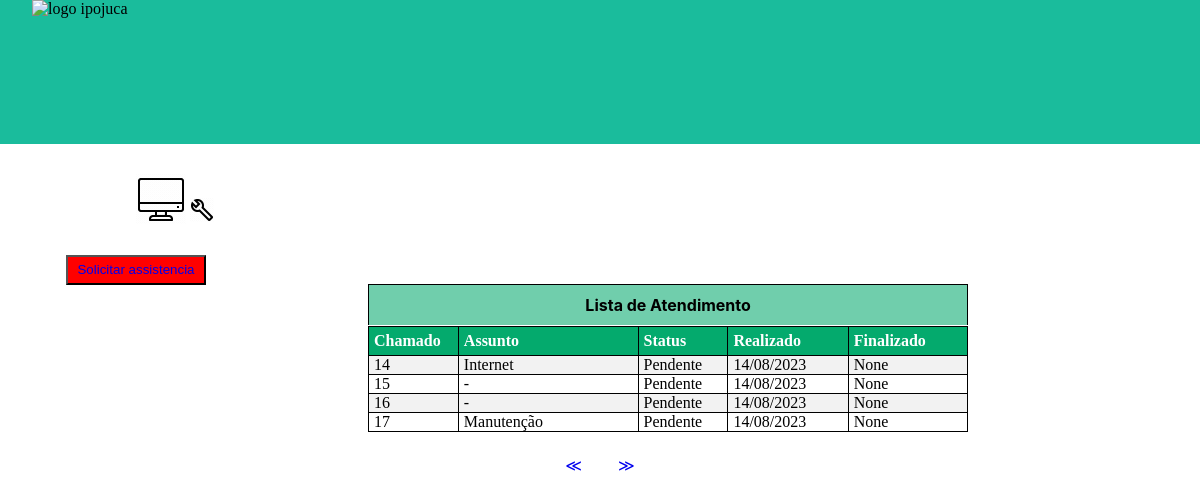
/chamado/home/?page=4 (signed in), run on the app's committed database.
### chamado/models.py (models this page shows, shortened)
class Chamado(models.Model):
    tipo = models.CharField(max_length=15)
    localpro = models.CharField(max_length=30)
    demanda = models.CharField(max_length=300)
    usuario = models.ForeignKey(Usuario, on_delete=models.DO_NOTHING)
    tecnico = models.ForeignKey(Usuarioa, on_delete=models.DO_NOTHING, default=1)
    data_cadastro = models.DateTimeField(default= datetime.today)
    data_finalizado = models.DateField(null=True, blank=True)
    status = models.CharField(max_length=40, default='Pendente')
    unidade = models.CharField(max_length=65, default='N/A')
    solucao = models.CharField(max_length=399, default='N/A')

### chamado/views.py (the view)
# urls.py: path('home/', views.logge, name='home'),
def logge(request):
    if request.session.get('usuario'):
        usuario = Usuario.objects.get(id = request.session['usuario'])
        chamados = Chamado.objects.filter(usuario=usuario)
        paginator = Paginator(chamados, 4)
        page_num = request.GET.get('page')
        page = paginator.get_page(page_num)
        return render(request, 'html/inig.html/', {'page':page, 'usuario':usuario})
    else:
        return redirect('/login/gestor')

### chamado/templates/html/inig.html (shortened to what this page needs)
{% load static %}
<!DOCTYPE html>
<html lang="pt-br">
<head>
    <link rel="stylesheet" href="{% static 'css/inig.css' %}">
</head>
<body>
    <div class="divim">
    <img class="imglog" src="https://www.ipojuca.pe.gov.br/wp-content/uploads/2021/03/loader-pmi.png" alt="logo ipojuca">
    </div>
    <img class="imgpc" src="{% static 'img/pc.gif' %}" alt="https://icons8.com.br/icons/set/pc">
    <img class="imgchave"  src="{% static 'img/inclesa.gif' %}" alt="https://icons8.com.br/icons/set/chave-inglesa">
    <button class="botach" type="submit"> <a style="text-decoration: none" href="{% url 'cadastro' %}">Solicitar assistencia</a></button>
    <div class="divname">Lista de Atendimento</div>
    <table id="tabela">
        <tr>
          <th style="width: 15%;"> <span>Chamado</span></th>
          <th style="width: 30%;"><span>Assunto</span></th>
          <th style="width: 15%;"><span>Status</span></th>
          <th><span>Realizado</span></th>
          <th><span>Finalizado</span></th>
        </tr>
        {% for chamado in page.object_list %}
        <tr >
          <td >{{ chamado.id }}</td>
          <td>{{ chamado.tipo }}</td>
          <td>{{ chamado.status }}</td>
          <td>{{chamado.data_cadastro|date:"d/m/Y"}}</td>
          <td>{{chamado.data_finalizado}}</td>
        </tr>
        {% endfor %}
    </table>
    <div class="pagina">
      {% if page.has_previous %}
        <a href="{% url 'home' %}?page={{ page.previous_page_number }}">&#8810;&#8195; &#8195; </a>
      {% endif %}
      {% if page.has_next %}
        <a href="{% url 'home' %}?page={{ page.next_page_number }}">&#8811;</a>
      {% endif %}
    </div>
</body>
</html>

### static/css/inig.css (style rules this page uses)
body, html { margin: 0; padding: 0; width: 100%; height: 100%; overflow: hidden; }
a { text-decoration: none; }
.pagina { display: flex; justify-content: center; margin-top: 13vh; }
.divim { background: #1abc9c; width: 100%; height: 18vh; flex-shrink: 0; }
.imglog { width: 120px; height: 123px; flex-shrink: 0; position: relative; top: 0vh; right: -4vh; }
.imgpc { position: relative; top: 30px; right: -17vh; }
.imgchave { position: relative; top: 28px; right: -17vh; }
.botach { background: red; color: #fff; width: 140px; height: 30px; position: relative; top: 10%; right: 2vh; }
.divname { background-color: #04aa6d91; width: 49.85%; height: 5vh; flex-shrink: 0; position: relative; top: 9.88vh; right: -46vh; font-family: 'Inter' ; font-weight: bold; display: flex; align-items: center; justify-content: center; border: 1px solid black; border-bottom: none; }
span { color: #fff; }
tr:nth-child(even) { background: #f2f2f2; }
td { border: 1px solid; padding: 5px; line-height: 0.5; }
th { padding-top: 8px; padding-bottom: 8px; text-align: left; background-color: #04AA6D; color: black; padding: 5px; border-bottom: 1px solid; border: 1px solid; }
table { width: 50%; border: 1px solid; border-collapse: collapse;position: relative; top: 10%; right: -46vh; border-top: none; }

### data on the page
Chamado: id "14", tipo "Internet", status "Pendente", data_cadastro "14/08/2023", data_finalizado "None"
Chamado: id "15", tipo "-", status "Pendente", data_cadastro "14/08/2023", data_finalizado "None"
Chamado: id "16", tipo "-", status "Pendente", data_cadastro "14/08/2023", data_finalizado "None"
Chamado: id "17", tipo "Manutenção", status "Pendente", data_cadastro "14/08/2023", data_finalizado "None"
